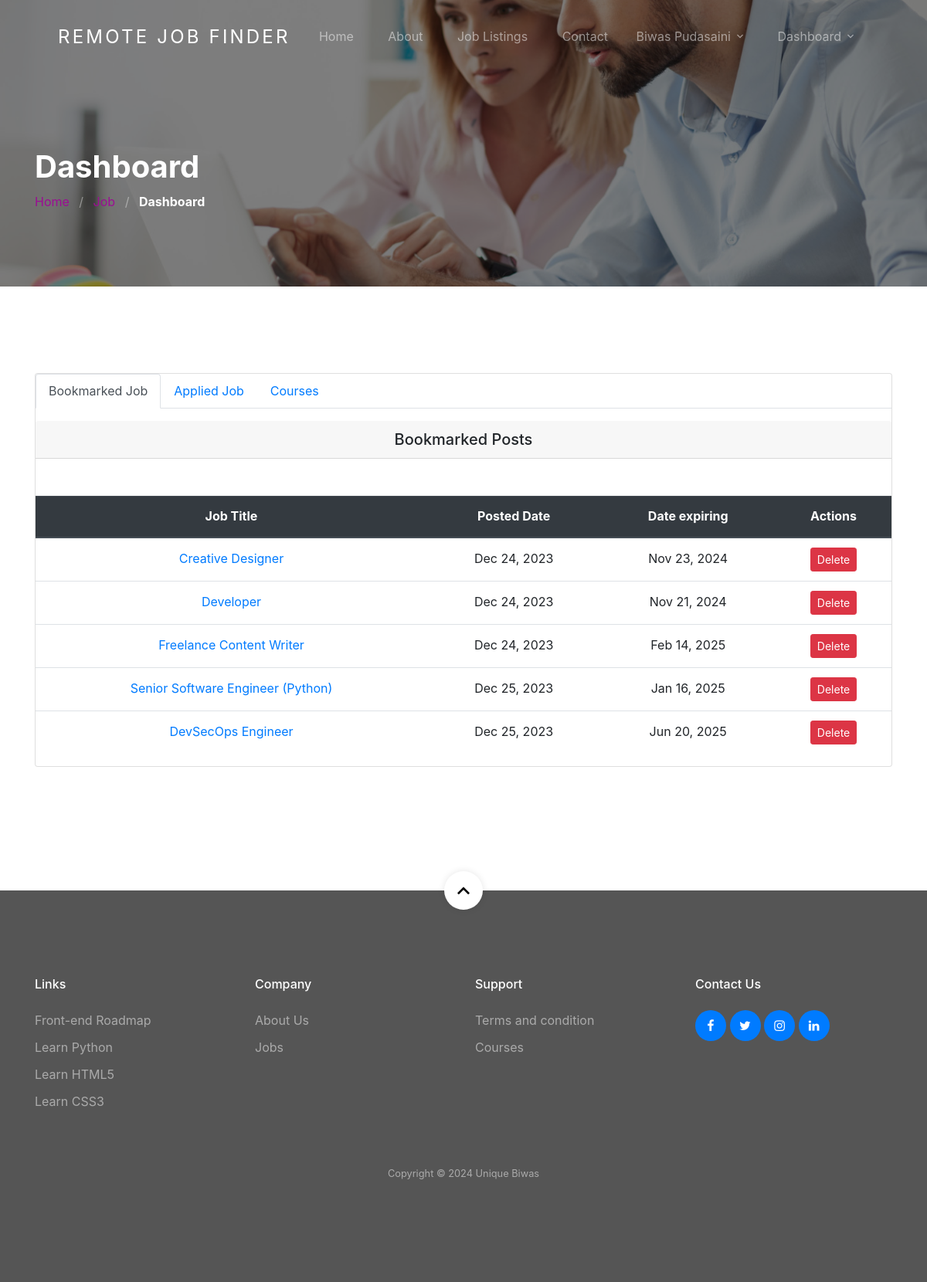
/dashboard/ (signed in), run on an earlier commit of the app's database.
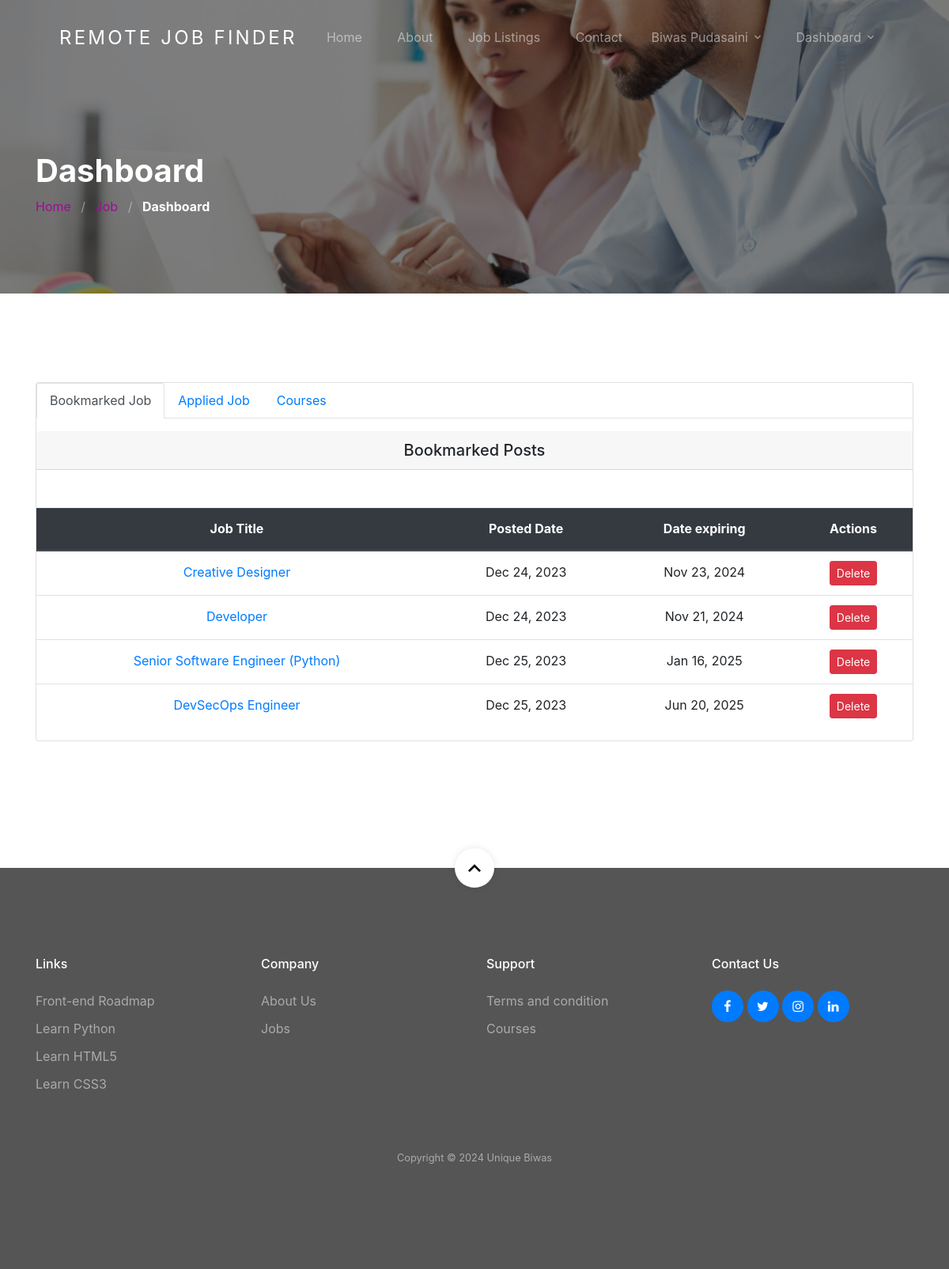
And on a later commit of the database.
### account/models.py (models this page shows, shortened)
class User(AbstractUser):
    username = None
    email = models.EmailField(unique=True, blank=False,
                              error_messages={
                                  'unique': "A user with that email already exists.",
                              })
    role = models.CharField(choices=ROLE,  max_length=10)
    gender = models.CharField(choices=JOB_TYPE, max_length=1)
    phone_number = models.CharField(max_length=10, null=True, blank=True)  # Store phone number as a string
    pdf_document = models.FileField(upload_to='pdf_documents/')
    photo=models.ImageField(upload_to='images',null=True, blank=True, default='images/default_image.png')
    USERNAME_FIELD = "email"
    REQUIRED_FIELDS = []
    objects = CustomUserManager()

### jobapp/models.py (models this page shows, shortened)
class BookmarkJob(models.Model):
    user = models.ForeignKey(User, on_delete=models.CASCADE)
    job = models.ForeignKey(Job, on_delete=models.CASCADE)
    timestamp = models.DateTimeField(auto_now=True, auto_now_add=False)

class Job(models.Model):
    user = models.ForeignKey(User, related_name='User', on_delete=models.CASCADE)
    title = models.CharField(max_length=300)
    description = RichTextField()
    tags = TaggableManager()
    location = models.CharField(max_length=300)
    job_type = models.CharField(choices=JOB_TYPE, max_length=1)
    category = models.ForeignKey(Category,related_name='Category', on_delete=models.CASCADE)
    salary = models.CharField(max_length=30, blank=True)
    company_name = models.CharField(max_length=300)
    company_description = RichTextField(blank=True, null=True)
    url = models.URLField(max_length=200)
    last_date = models.DateField()
    is_published = models.BooleanField(default=False)
    is_closed = models.BooleanField(default=False)
    timestamp = models.DateTimeField(auto_now=True)

### jobapp/views.py (the view)
# urls.py: path('dashboard/', views.dashboard_view, name='dashboard'),
@login_required(login_url=reverse_lazy('account:login'))
def dashboard_view(request):
    jobs = []
    savedjobs = []
    appliedjobs = []
    appliedcourses=[]
    total_applicants = {}
    if request.user.role == 'employer':
        jobs = Job.objects.filter(user=request.user.id)
        for job in jobs:
            count = Applicant.objects.filter(job=job.id).count()
            total_applicants[job.id] = count
    if request.user.role == 'employee':
        savedjobs = BookmarkJob.objects.filter(user=request.user.id)
        appliedjobs = Applicant.objects.filter(user=request.user.id)
        appliedcourses = Enrollment.objects.filter(user=request.user.id)
    context = {
        'jobs': jobs,
        'savedjobs': savedjobs,
        'appliedjobs': appliedjobs,
        'appliedcourses':appliedcourses,
        'total_applicants': total_applicants
    }
    return render(request, 'jobapp/dashboard.html', context)

### template/jobapp/dashboard.html (shortened to what this page needs)
{% extends 'base.html' %}
{% load static %}
{% load get_total_applicant %}
{% block content %}
<section class="section-hero overlay inner-page bg-image"
    style="background-image: url('{% static 'images/bgrr.jpg' %}');" id="home-section">
    <div class="container">
        <div class="row">
            <div class="col-md-7">
                <h1 class="text-white font-weight-bold">Dashboard</h1>
                <div class="custom-breadcrumbs">
                    <a href="{% url 'jobapp:home' %}">Home</a> <span class="mx-2 slash">/</span>
                    <a href="{% url 'jobapp:job-list' %}">Job</a> <span class="mx-2 slash">/</span>
                    <span class="text-white"><strong>Dashboard</strong></span>
                </div>
            </div>
        </div>
    </div>
</section>
<section class="site-section">
    <div class="container">
        <div class="row">
            <div class="col-lg-12 mb-5">
                <div class="card">
                    {% if user.role == "employer" %}
                    <h5 class="card-header text-center">My All Job</h5>
                    {% if jobs %}
                    <table class="table text-center mt-5">
                        <thead class="thead-dark">
                            <tr>
                                <th>Job Title</th>
                                <th>Posted Date</th>
                                <th>Date expiring</th>
                                <th>Status</th>
                                <th>Applicants</th>
                                <th>Actions</th>
                            </tr>
                        </thead>
                        <tbody>
                            {% for job in jobs %}
                            <tr id="row_{{ job.id }}">
                                <td class="text-left"><a href="{% url 'jobapp:single-job' job.id %}">{{ job.title }}</a></td>
                                <td>{{ job.timestamp | date:'M d, Y'  }}</td>
                                <td>{{ job.last_date | date:'M d, Y' }}</td>
                                <td>
                                    {% if job.is_published == True %}
                                        <span class="badge badge-info">Published</span>
                                    {% else %}
                                        <span class="badge badge-danger px-2">Pending</span>
                                    {% endif %}
                                </td>
                                <td>
                                    {% get_total_applicant total_applicants job as is_applicant %}
                                    {% if is_applicant %}
                                    <a href="{% url 'jobapp:applicants' job.id %}">
                                        <i class="fa fa-users"></i>
                                        <span class="badge badge-success text-white">
                                            {% if is_applicant > 1 %}
                                            {% get_total_applicant total_applicants job %} Applicants
                                            {% else %}
                                            {% get_total_applicant total_applicants job %} Applicant
                                            {% endif %}
                                        </span>
                                    </a>
                                    {% endif %}
                                </td>
                                <td>
                                    <a class="btn btn-info btn-sm" href="{% url 'jobapp:edit-job' job.id %}"
                                        role="button">Edit</a>
                                    {% if job.is_published == True %}
                                        {% if job.is_closed == False %}
                                        <span id="change_job_status_{{ job.id }}">
                                            <button onclick="call_sw_alert_func('{% url 'jobapp:complete' job.id %}','{{ job.id }}', 'Once Clicked, Your Post Will Marked Completed')" class="text-white btn btn-success btn-sm" >Make Close</button>
                                        </span>
                                        {% else %}
                                        <a class="text-white btn btn-success btn-sm"
                                        role="button">Closed</a>
                                        {% endif %}
                                        {% endif %}
                                    <button onclick="call_sw_alert_func('{% url 'jobapp:delete' job.id %}','{{ job.id }}','Once Deleted, You Will Not be Able To Recover This Post!')" class="btn btn-danger btn-sm">Delete</button>
                                    </td>
                            </tr>
                            {% endfor %}
                        </tbody>
                    </table>
                    {% else %}
                    <p class="m-5">You have not any job yet !! <a href="{% url 'jobapp:create-job' %}">Create a new one.</a></p>
                    {% endif %}
                    {% elif user.role == "employee" %}
                    <ul class="mb-3 nav nav-tabs" id="myTab" role="tablist">
                        <li class="nav-item">
                            <a class="nav-link active" id="home-tab" data-toggle="tab" href="#home" role="tab" aria-controls="home" aria-selected="true">Bookmarked Job</a>
                        </li>
                        <li class="nav-item">
                            <a class="nav-link" id="profile-tab" data-toggle="tab" href="#profile" role="tab" aria-controls="profile" aria-selected="false">Applied Job</a>
                        </li>
                        <li class="nav-item">
                            <a class="nav-link" id="course-tab" data-toggle="tab" href="#course" role="tab" aria-controls="course" aria-selected="false">Courses</a>
                        </li>
                    </ul>
                    <div class="tab-content" id="myTabContent">
                        <div class="tab-pane fade show active" id="home" role="tabpanel" aria-labelledby="home-tab">
                            <h5 class="card-header text-center">Bookmarked Posts</h5>
                            {% if savedjobs %}
                                <table class="table text-center mt-5">
                                    <thead class="thead-dark">
                                        <tr>
                                            <th>Job Title</th>
                                            <th>Posted Date</th>
                                            <th>Date expiring</th>
                                            <th>Actions</th>
                                        </tr>
                                    </thead>
                                    <tbody>
                                        {% for job in savedjobs %}
                                            <tr id="row_{{ job.id }}">
                                                <td><a href="{% url 'jobapp:single-job' job.job.id %}">{{ job.job.title }}</a></td>
                                                <td>{{ job.timestamp | date:'M d, Y' }}</td>
                                                <td>{{ job.job.last_date | date:'M d, Y' }}</td>
                                                <td>
                                                    <button onclick="call_sw_alert_func('{% url 'jobapp:delete-bookmark' job.id %}','{{ job.id }}','Once Deleted, This Post Will Remove From Your Favourite List!')" class="btn btn-danger btn-sm">Delete</button>
                                                </td>
                                            </tr>
                                        {% endfor %}
                                    </tbody>
                                </table>
                            {% else %}
                                <p class="m-5">You have not any save job yet !! </p>
                            {% endif %}
                        </div>
                    </div>
                    {% endif %}
                </div>
            </div>
        </div>
    </div>
    </div>
{% endblock %}

### template/header.html (shortened to what this page needs)
<div class="site-wrap">
  <header class="site-navbar mt-3">
    <div class="container-fluid">
      <div class="row align-items-center">
        <div class="site-logo col-6"><a href="{% url 'jobapp:home' %}">Remote Job Finder</a></div>
        <nav class="mx-auto site-navigation">
          <ul class="site-menu js-clone-nav d-none d-xl-block ml-0 pl-0">
            <li><a href="{% url 'jobapp:home' %}" class="nav-link">Home</a></li>
            <li><a href="{% url 'jobapp:about_us' %}">About</a></li>
            <li><a href="{% url 'jobapp:job-list' %}">Job Listings</a></li>
            <li><a href="{% url 'jobapp:contact_us' %}">Contact</a></li>
          </ul>
        </nav>
        <div class="right-cta-menu text-right d-flex aligin-items-center col-6">
          <div class="ml-auto">
            <div class="site-navigation fix">
              <ul class="site-menu js-clone-nav d-none d-xl-block ml-0 pl-0">
                {% if user.is_authenticated and user.role == 'employer'  %}
                <a href="{% url 'jobapp:create-job' %}"
                  class="js-clone-nav pr-3 btn btn-outline-white border-width-2 d-none d-lg-inline-block"><span
                    class="mr-2 icon-add"></span>Publish Job</a>
                <li class="pr-3 has-children">
                  <a>Dashboard</a>
                  <ul class="dropdown">
                    <li><a>Vendor: {{ user.first_name }}</a></li>
                    <li><a href="{% url 'jobapp:dashboard' %}">My Jobs</a></li>
                    <li><a href="{% url 'account:change_password' %}">Change Password</a></li>
                    <li><a href="#" onclick="showLogoutAlert()">Logout</a></li>
                  </ul>
                </li>
                {% elif user.is_authenticated %}
                <li class="pr-3 has-children">
                  <a>{{ user.first_name }} {{ user.last_name }}</a>
                </li>
                <li class="pr-3 has-children">
                  <a>Dashboard</a>
                </li>
                {% endif %}
              </ul>
            </div>
          </div>
        </div>
      </div>
    </div>
  </header>

What changed in the data, as far as the page shows it:
removed BookmarkJob: job "Freelance Content Writer", timestamp "Dec 24, 2023", job.last_date "Feb 14, 2025"
